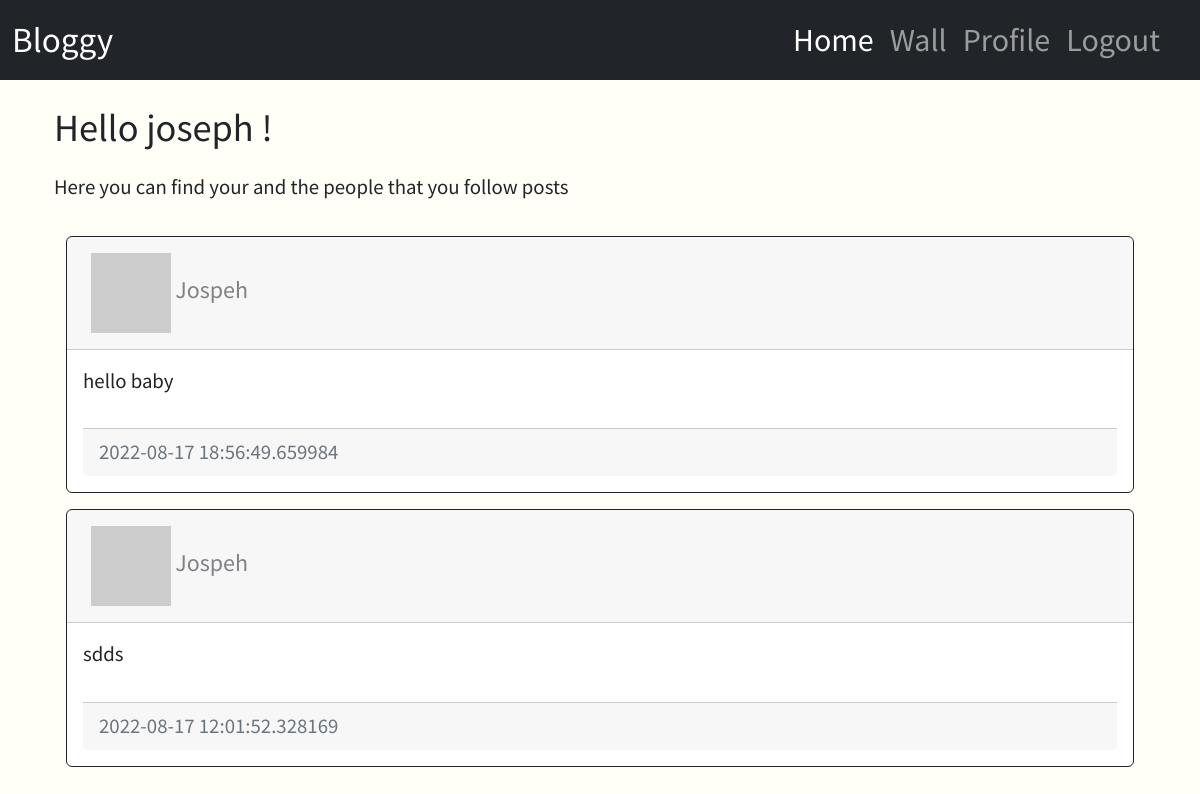
Page /wall (signed in) on the committed database.
### app/models.py (models this page shows, shortened)
class User(UserMixin, db.Model):
    id = db.Column(db.Integer, primary_key=True)
    username = db.Column(db.String(64), index=True, unique=True)
    email = db.Column(db.String(120), index=True, unique=True)
    password_hash = db.Column(db.String(120))
    posts = db.relationship('Post', backref='author', lazy='dynamic')
    about_me = db.Column(db.String(128))
    last_seen = db.Column(db.DateTime, default=datetime.utcnow)
    followed = db.relationship(
        'User', secondary=followers,
        primaryjoin=(followers.c.follower_id == id),
        secondaryjoin=(followers.c.followed_id == id),
        backref= db.backref('followers', lazy='dynamic'), lazy='dynamic'
    )
    def avatar(self, size):
        digest = md5(self.email.lower().encode('utf-8')).hexdigest()
        return 'https://www.gravatar.com/avatar/{}?d=identicon&s={}'.format(digest, size)

class Post(db.Model):
    id = db.Column(db.Integer, primary_key=True)
    body = db.Column(db.String(255))
    timestamp = db.Column(db.DateTime, index= True, default=datetime.utcnow)
    user_id = db.Column(db.Integer, db.ForeignKey('user.id', ondelete="CASCADE"), nullable=False)

### app/routes.py (the view)
@app.route('/wall')
@login_required
def wall():
    posts = Post.query.order_by(Post.timestamp.desc()).all()
    return render_template('index.html', title='Wall', posts=posts)

### app/models.py (called while the page is built)
@login.user_loader
def load_user(id):
    return User.query.get(int(id))

### app/routes.py (called while the page is built)
@app.before_request
def before_request():
    if current_user.is_authenticated:
        current_user.last_seen = datetime.utcnow()
        db.session.commit()

### app/templates/index.html (shortened to what this page needs)
{% extends "base.html" %}
{% block extraheader %}
<link rel="stylesheet" href="{{ url_for('static', filename='css/home.css') }}">
{% endblock extraheader %}
{% block content %}
    <div class="container">
        <div class="row col-lg-12">
                <h1>Hello {{ current_user.username }} !</h1>
                <p>Here you can find your and the people that you follow posts</p>
        </div>
        <div class="row mb-5">
            <div class="col-lg-12">
                <div class="row">
                    <div class="container col-lg-12">
                        {% for post in posts %}
                            {% include "_post.html" %}
                        {% endfor %}
                    </div>
                </div>
            {% endblock %}

### app/templates/_post.html (shortened to what this page needs)
{% block extraheader %}
<link rel="stylesheet" href="{{ url_for('static', filename='css/_post.css') }}">
{% endblock extraheader %}
{% block content %}
    <div id="posts" class="container">
            <div class="card border-dark mb-3">
                <div class="card-header d-flex align-items-center justify-content-between">
                    <div class="col-md-4 p-2">
                    <img src="{{ post.author.avatar(48) }}" alt="user-profile-image">
                    <a href="{{ url_for('user', username=post.author.username) }}">
                        {{ post.author.username }}
                    </a>
                    </div>
                    <div class="col-md-4 ms-auto p-2 text-end">
                </div>
                </div>
                <div class="card-body">
                    <div class="card-text">
                        {{ post.body }}
                    </div>
                    <br>
                    <div class="card-footer text-muted">
                        {{ post.timestamp }}
                    </div>
                </div>
            </div>
    </div>
{% endblock %}

### app/static/css/style.css (style rules this page uses)
body { overflow-x: hidden; font-family: 'Source Sans Pro', sans-serif; }
body { background-size: cover; background-repeat: no-repeat; background-position: center; height: 1000vh; width: 100%; background-color:#FFFFF7; }

### app/static/css/home.css (style rules this page uses)
.container { font-size: 1.3rem; }
h1 { font-size: 2.4rem; margin-bottom: 2%; }
p { margin-bottom: 3%; }

### app/static/css/_post.css (style rules this page uses)
a { text-decoration: none; font-size: 1.5rem; color: #818286; }

### rows in the picture
User: username "joseph"
Post: author.username "Jospeh", body "hello baby", timestamp "2022-08-17 18:56:49.659984"
Post: author.username "Jospeh", body "sdds", timestamp "2022-08-17 12:01:52.328169"
